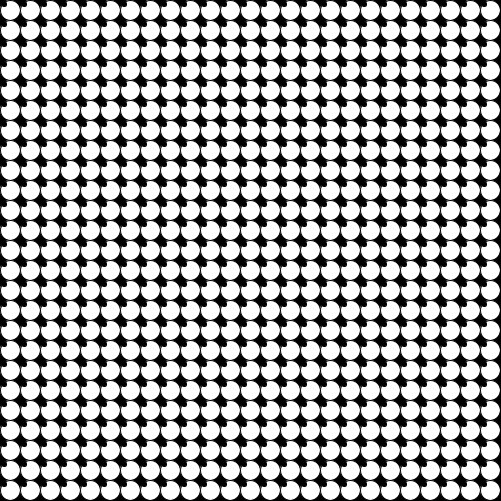
Frame 1 (no input)
Frame 60 (the mouse pressed at the canvas centre just before this capture): identical to frame 1, image omitted
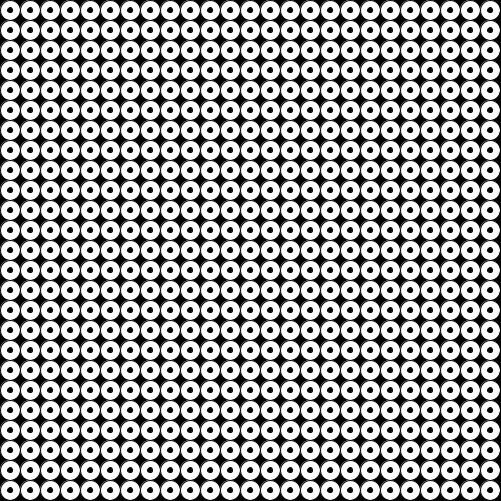
Frame 120 (the mouse held since frame 60 and released just before this capture)

The Processing sketch that drew these frames (run headless with seeded random() and noise(); from frame 60 on, the mouse is pressed at the canvas centre):

// Processing sketch: processing_52028
// ── processing_52028.pde

void setup() {
  size(501, 501);
  smooth();
}

int x, y;

void draw() {
  background(0);
  for (int x = 10; x < 500; x = x+20) {
    for (int y = 10; y < 500; y = y+20) {
      //draw a lot of eyes
      fill(255);
      ellipse(x, y, 20, 20);
      //Eye balls
      int pX = (int) map(mouseX, 0, width, -6, 6);
      int pY = (int) map(mouseY, 0, height, -6, 6);
      //to limit mouseX and mouseY
      fill(0);
      ellipse(x + pX, y + pY, 5, 5);
      //Iris
    }
  }
}
